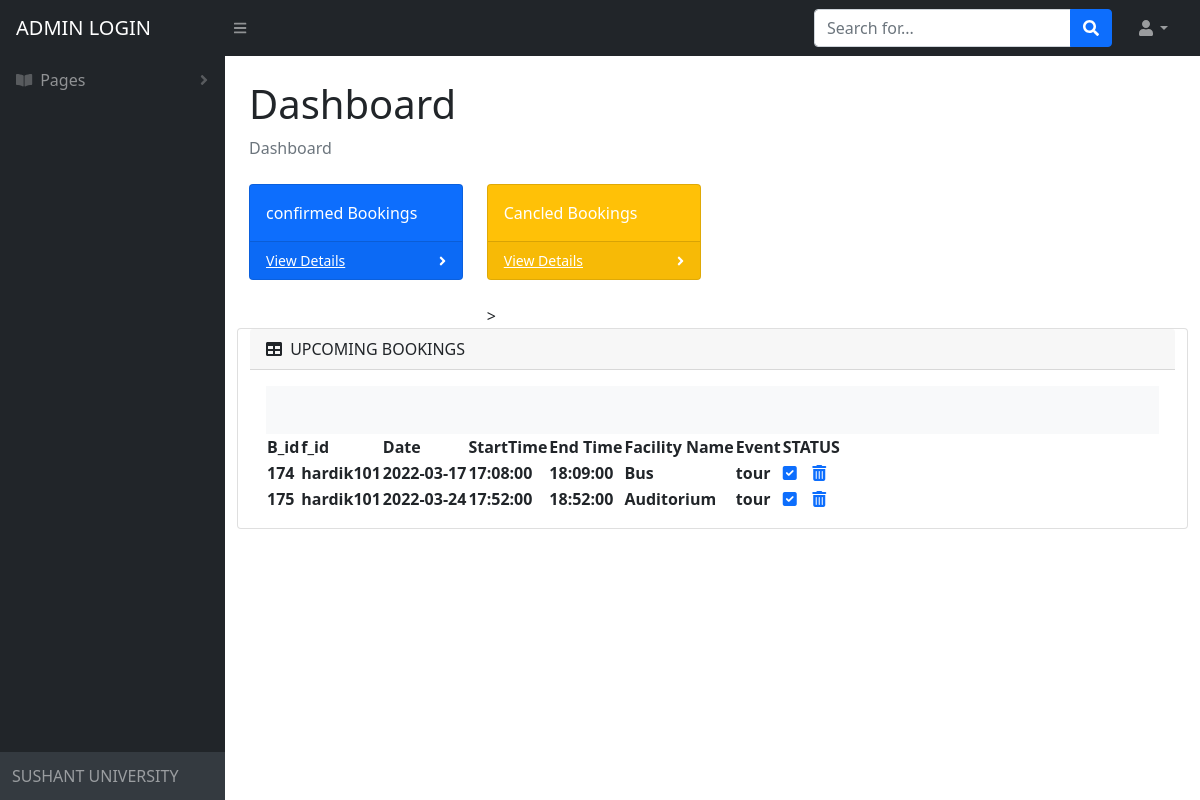
Page / (signed in) on the committed database.
### tables this page shows
CREATE TABLE `facility` (
  `bid` int NOT NULL,
  `Date` date NOT NULL,
  `Start_Time` time NOT NULL,
  `End_time` time NOT NULL,
  `Facility_name` varchar(20) NOT NULL,
  `Event_name` varchar(20) NOT NULL,
  `f_id` varchar(20) NOT NULL
);

### index.php (the view, shortened to what this page needs)
<!DOCTYPE html>
<html lang="en">
    <head>
        <link href="https://cdn.jsdelivr.net/npm/simple-datatables@latest/dist/style.css" rel="stylesheet" />
        <link href="css/styles.css" rel="stylesheet" />
        <link rel="stylesheet" href="https://cdnjs.cloudflare.com/ajax/libs/font-awesome/6.0.0/css/all.min.css" />
    </head>
    <body class="sb-nav-fixed">
        <nav class="sb-topnav navbar navbar-expand navbar-dark bg-dark">
            <a class="navbar-brand ps-3" href="index.html">ADMIN LOGIN</a>
            <button class="btn btn-link btn-sm order-1 order-lg-0 me-4 me-lg-0" id="sidebarToggle" href="#!"><i class="fas fa-bars"></i></button>
            <form class="d-none d-md-inline-block form-inline ms-auto me-0 me-md-3 my-2 my-md-0">
                <div class="input-group">
                    <input class="form-control" type="text" placeholder="Search for..." aria-label="Search for..." aria-describedby="btnNavbarSearch" />
                    <button class="btn btn-primary" id="btnNavbarSearch" type="button"><i class="fas fa-search"></i></button>
                </div>
            </form>
            <ul class="navbar-nav ms-auto ms-md-0 me-3 me-lg-4">
                <li class="nav-item dropdown">
                    <a class="nav-link dropdown-toggle" id="navbarDropdown" href="#" role="button" data-bs-toggle="dropdown" aria-expanded="false"><i class="fas fa-user fa-fw"></i></a>
                </li>
            </ul>
        </nav>
        <div id="layoutSidenav">
            <div id="layoutSidenav_nav">
                <nav class="sb-sidenav accordion sb-sidenav-dark" id="sidenavAccordion">
                    <div class="sb-sidenav-menu">
                        <div class="nav">
                            <a class="nav-link collapsed" href="#" data-bs-toggle="collapse" data-bs-target="#collapsePages" aria-expanded="false" aria-controls="collapsePages">
                                <div class="sb-nav-link-icon"><i class="fas fa-book-open"></i></div>
                                Pages
                                <div class="sb-sidenav-collapse-arrow"><i class="fas fa-angle-down"></i></div>
                            </a>
                        </div>
                    </div>
                    <div class="sb-sidenav-footer">
                        SUSHANT UNIVERSITY
                    </div>
                </nav>
            </div>
            <div id="layoutSidenav_content">
                <main>
                    <div class="container-fluid px-4">
                        <h1 class="mt-4">Dashboard</h1>
                        <ol class="breadcrumb mb-4">
                            <li class="breadcrumb-item active">Dashboard</li>
                        </ol>
                        <div class="row">
                            <div class="col-xl-3 col-md-6">
                                <div class="card bg-primary text-white mb-4">
                                    <div class="card-body"> confirmed Bookings</div>
                                    <div class="card-footer d-flex align-items-center justify-content-between">
                                        <a class="small text-white stretched-link" href="confirmbooking.php">View Details</a>
                                        <div class="small text-white"><i class="fas fa-angle-right"></i></div>
                                    </div>
                                </div>
                            </div>
                            <div class="col-xl-3 col-md-6">
                                <div class="card bg-warning text-white mb-4">
                                    <div class="card-body">Cancled Bookings</div>
                                    <div class="card-footer d-flex align-items-center justify-content-between">
                                        <a class="small text-white stretched-link" href="cancelbooking.php">View Details</a>
                                        <div class="small text-white"><i class="fas fa-angle-right"></i></div>
                                    </div>
                                </div>
                        >
                        </div>
                        <div class="card mb-4">
                            <div class="card-header">
                                <i class="fas fa-table me-1"></i>
                                UPCOMING BOOKINGS
                            </div>
                            <div class="card-body">
                                <table id="datatablesSimple">
                                    <thead>
                                        <tr>
                                            <th>B_id</th>
                                            <th>f_id</th>
                                            <th>Date</th>
                                            <th>StartTime</th>
                                            <th>End Time</th>
                                            <th>Facility Name</th>
                                            <th>Event</th>
                                            <th colspan="2">STATUS</th>
                                        </tr>
                                    </thead>
                                    <tbody>
                                    <?php
                                    $conn = mysqli_connect("localhost", "root", "1234", "project");
                                    $selectquery = " select * from facility ";
                                    $query = mysqli_query($conn,$selectquery);
                                    while($res=mysqli_fetch_assoc($query))
                                    {
                                    ?>
                                    <tr>
                                        <th><?php echo $res['bid'] ?></th>
                                        <th><?php echo $res['f_id'] ?></th>
                                        <th><?php echo $res['Date']?></th>
                                        <th><?php echo $res['Start_Time'] ?></th>
                                        <th><?php echo $res['End_time'] ?></th>
                                        <th><?php echo $res['Facility_name'] ?></th>
                                        <th><?php echo $res['Event_name'] ?></th>
                                        <th><a href="confirmemailverify.php?id=<?php echo $res['bid']; ?>"><i class="fa-solid fa-square-check " ></i></a> </th>
                                        <th><a href="cancelemailverify.php?ids=<?php echo $res['bid']; ?>"><i class="fa-solid fa-trash-can" name="reject"></i></a> </th>
                                    </tr>
                                   <?php
                                    }
                                   ?>
                                    </tbody>
                    </div>
                </main>
                <footer class="py-4 bg-light mt-auto">
                    </div>
            </div>
    </body>
</html>

### rows in the picture
facility: bid "174", f "hardik101", Date "2022-03-17", Start_Time "17:08:00", End_time "18:09:00", Facility_name "Bus", Event_name "tour"
facility: bid "175", f "hardik101", Date "2022-03-24", Start_Time "17:52:00", End_time "18:52:00", Facility_name "Auditorium", Event_name "tour"
